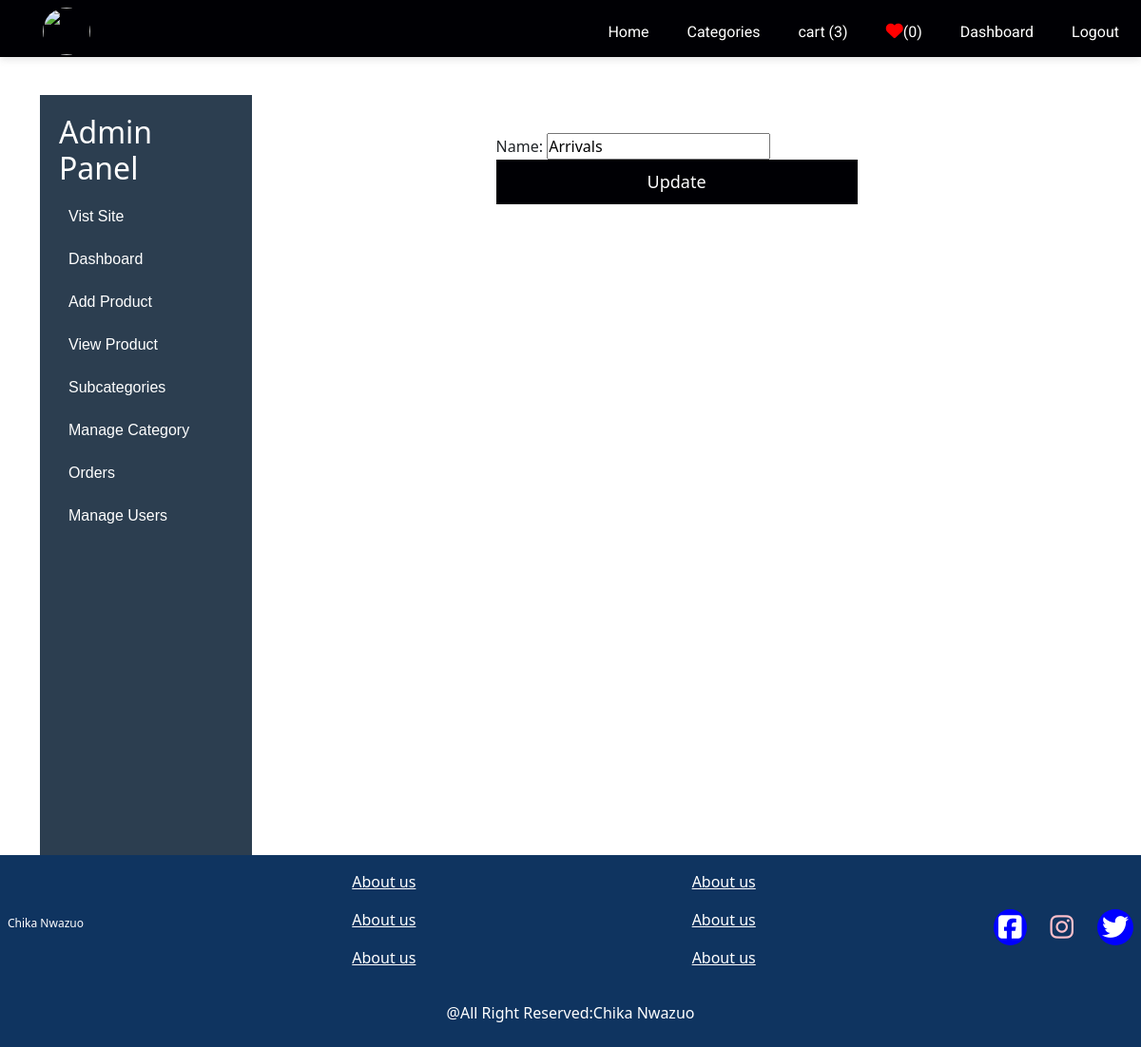
/adminapp/update_category/7/ (signed in), run on an earlier commit of the app's database.
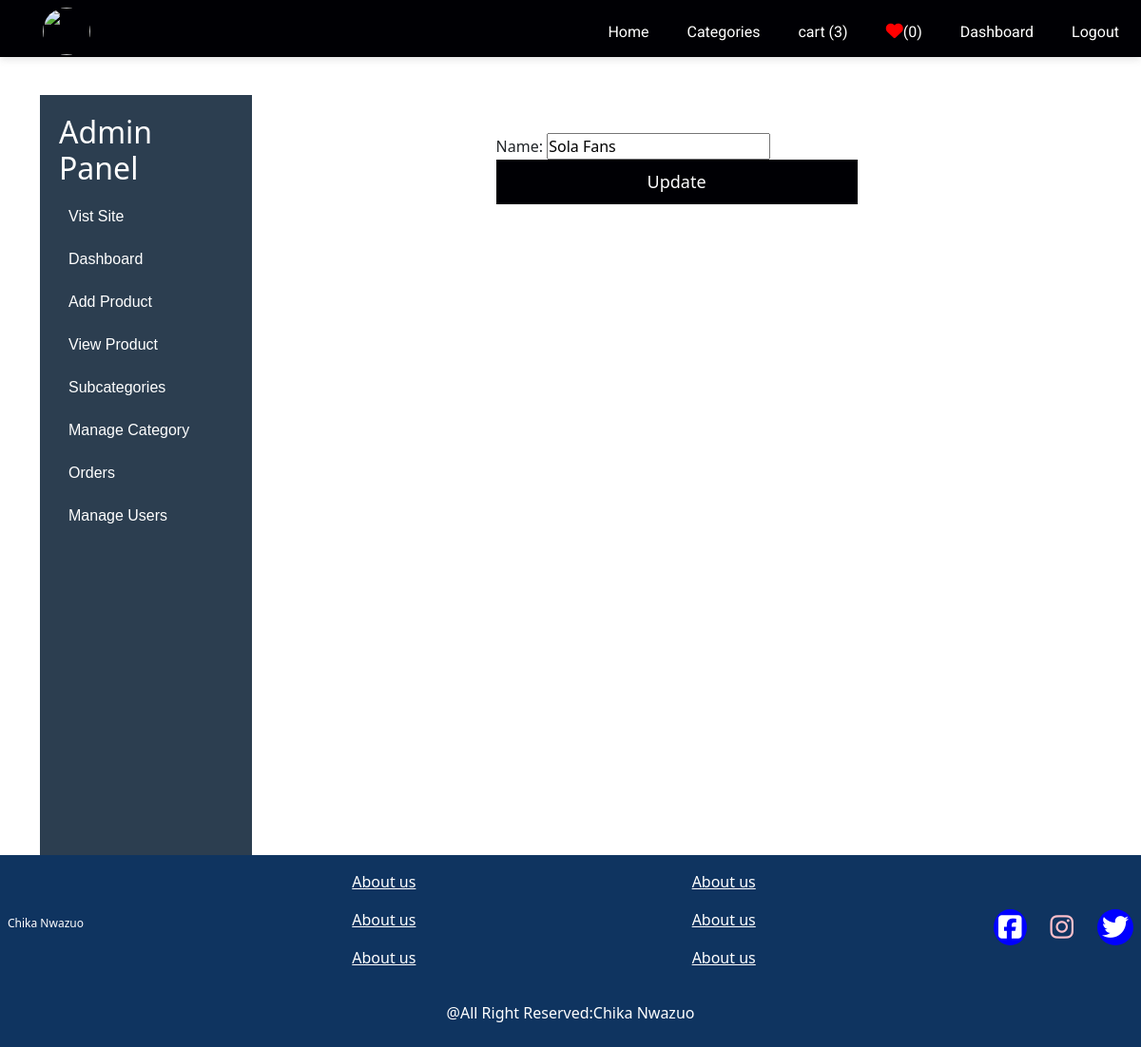
And on a later commit of the database.
### adminapp/models.py (models this page shows, shortened)
class Category(models.Model):
    name=models.CharField(max_length=200,unique=True)

### adminapp/views.py (the view, shortened to what this page needs)
# urls.py: path("update_category/<int:pk>/",views.updatecategory.as_view(),name='update_category'),
class updatecategory(View):
    def get(self,request,pk):
        if not request.user.is_superuser:
            return redirect(request.META.get('HTTP_REFERER','/'))
        get_cart_by_id=get_object_or_404(Category,pk=pk)
        form=CategoryForm(instance=get_cart_by_id)
        context={"form":form,"get_cart_by_id":get_cart_by_id}
        return render(request,'pages/update_category.html',context)

### adminapp/forms.py
class CategoryForm(forms.ModelForm):
	class Meta:
		model=Category
		fields=('name',)
		name = forms.CharField(widget=forms.TextInput(attrs={'placeholder':'Category name'}))

### adminapp/analaystics.py (called while the page is built)
def analaytics(request):
    number_of_p= Product.objects.count()
    users=User.objects.count()
    product_selling_total= Product.objects.aggregate(price=Sum('price'))['price'] or 0
    product_bought_total= Product.objects.aggregate(bought_price=Sum('bought_price'))['bought_price'] or 0
    total_order= PaymentRecord.objects.aggregate(total_amount=Sum('total_amount'))['total_amount'] or 0
    profit=product_bought_total - product_selling_total
    return{'number_of_p':number_of_p,'users':users,"product_selling_total":product_selling_total,"profit":profit,'product_bought_total':product_bought_total}

### adminapp/templates/pages/update_category.html (shortened to what this page needs)
{% extends 'layout/based.html' %}
{% block content %}
<div class="adminpage_Settings">
  {% include 'adminlayout/adminsidebar.html' %}
  <div class="admin_container">
<form action="{% url 'adminapp:update_category' get_cart_by_id.id %}" method="POST" enctype="multipart/form-data">
{{form.as_div }}
   <button type="submit">Update</button>
</form>
</div>
</div>
{% endblock %}

What changed in the data, as far as the page shows it:
changed Category: name "Arrivals" → "Sola Fans"
